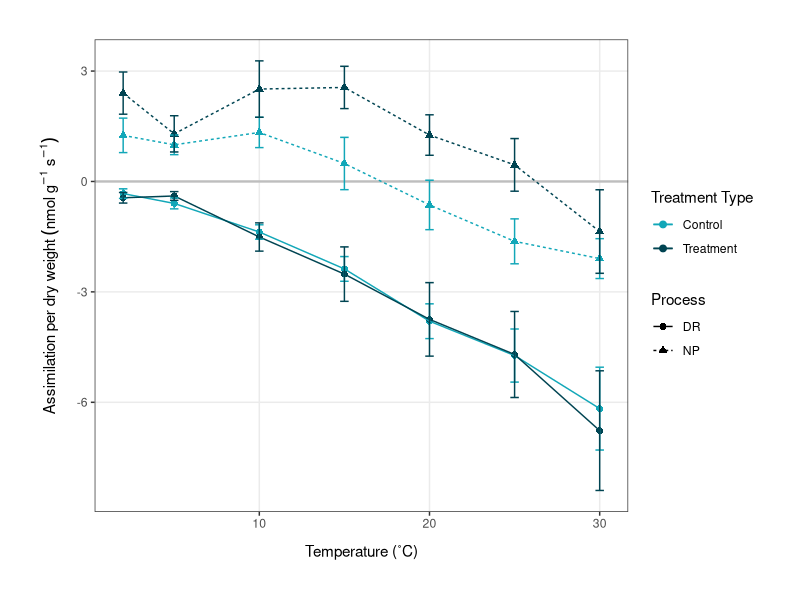
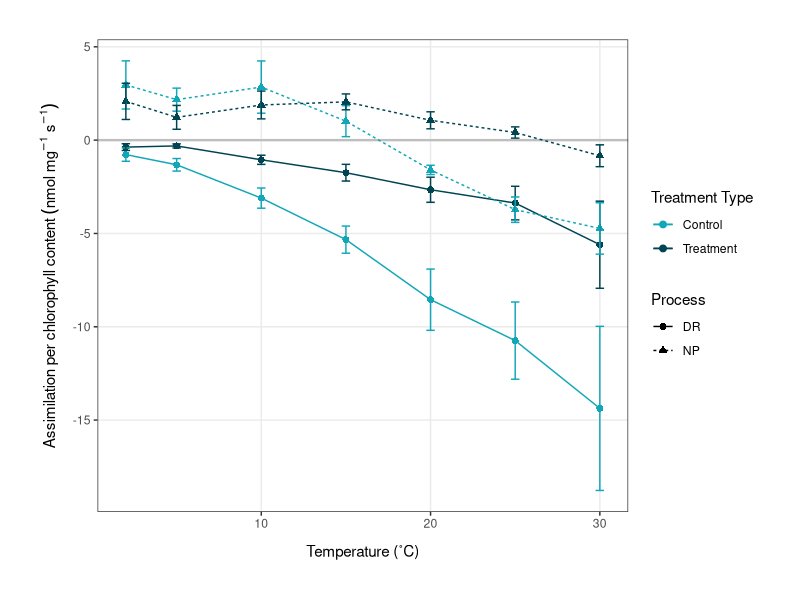
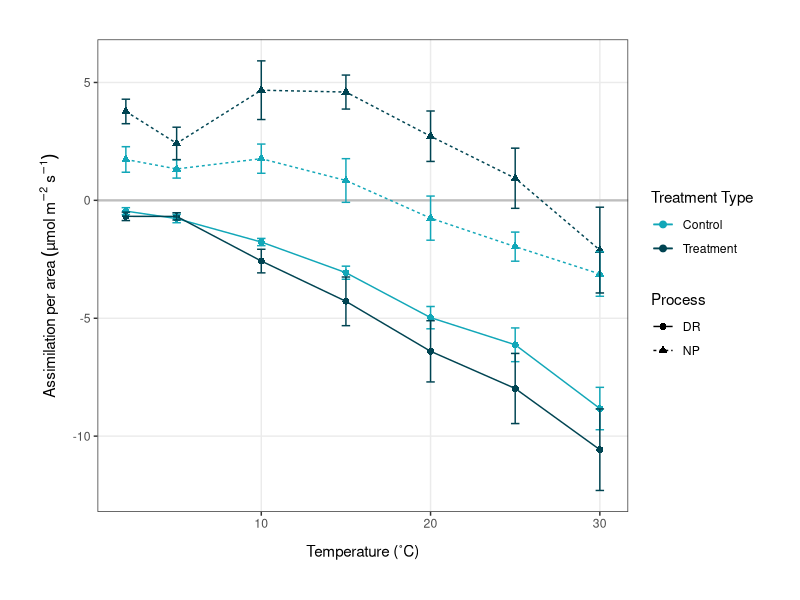
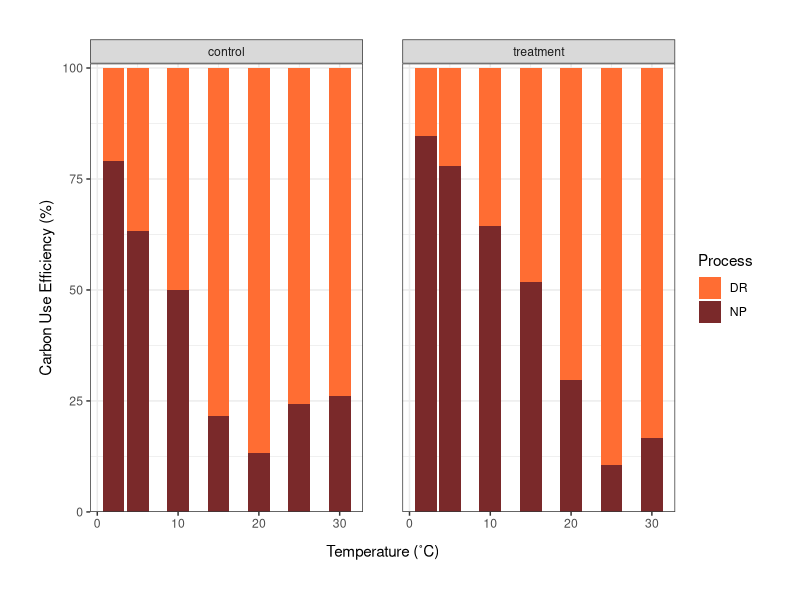
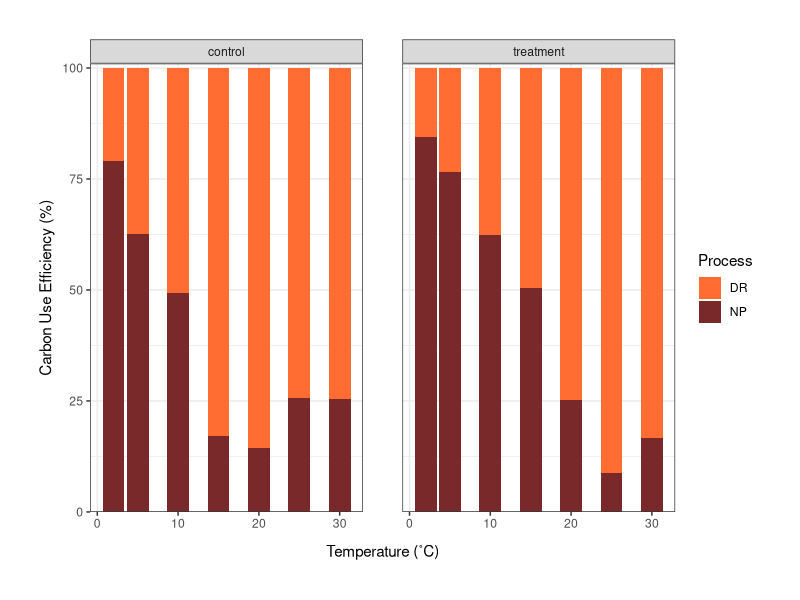
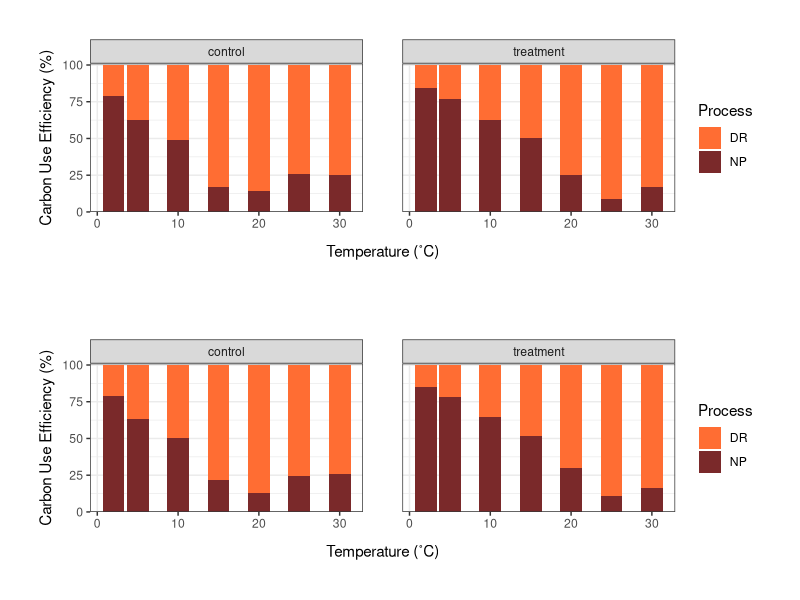
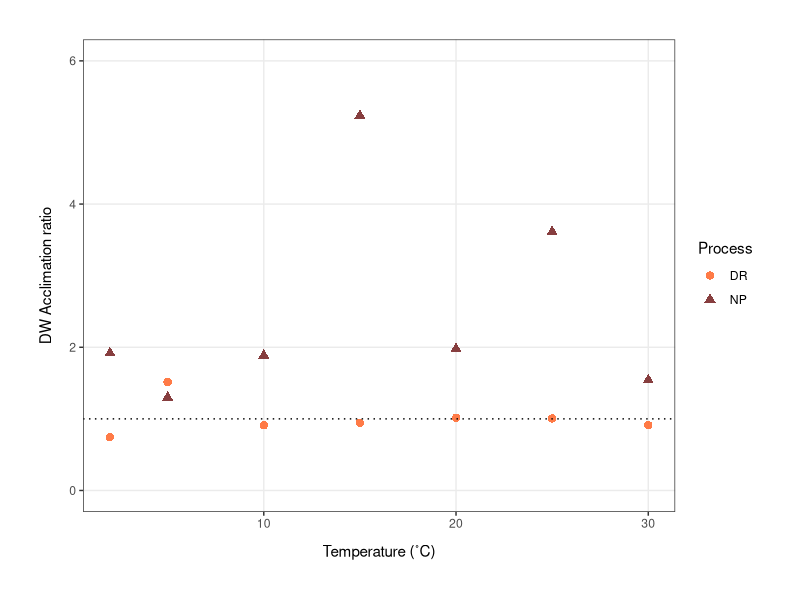
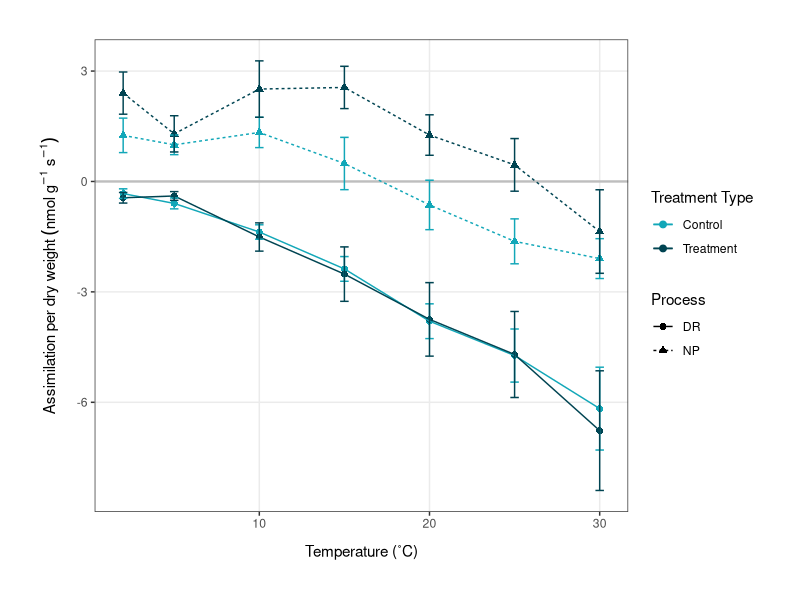

Here is the R script that generated these plots, in order: (Note: this script raises an error after producing the figures.)
# Plots for Hallett publication 
# Emma Gemal, s1758915@sms.ed.ac.uk
# University of Edinburgh 

### Library ----
library(tidyverse)
library(lme4)
library(ggeffects)
library(ggpubr)
library(plotrix)
library(gridExtra)

### Temperature Response Curves ----
avgdata <- read.csv("Data/np_dr_averages.csv", header = TRUE)
str(avgdata)

avgdata <- avgdata %>% 
              mutate(treatment_type = as.factor(treatment_type),
                     type = as.factor(type))
str(avgdata)

# plotting temperature response curves using dry weight  
(dw_plot <- ggplot(avgdata, aes(x = temp, y = avgDW, color = treatment_type)) +
              geom_hline(yintercept = 0, color = "grey", size = 0.8) +  # optional to keep              
              geom_point(aes(shape = type), size = 2) +
              geom_line(aes(linetype = type)) +
              ylab(label = expression(Assimilation~per~dry~weight~(nmol~g^-1~s^-1))) +
              xlab(label = "Temperature (˚C)") +              
              geom_errorbar(aes(ymin = avgDW-se_DW, ymax = avgDW+se_DW), width = 0.5) +
              theme_bw() +
              theme(axis.title.x = 
                      element_text(margin = margin(t = 10, r = 0, b = 0, l = 0)),
                    axis.title.y = 
                      element_text(margin = margin(t = 0, r = 10, b = 0, l = 0)),
                    panel.grid.minor = element_blank()) +
              theme(plot.margin = unit(c(1, 1, 1, 1), "cm")) + 
              scale_color_manual(values = c("#12A7B8", "#004452"),
                                 name = c("Treatment Type", "Process"),
                                 labels = c("Control", "Treatment")) +
              scale_linetype_discrete(name = c("Process", "Treatment Type")) +
              scale_shape_discrete(name = c("Process", "Treatment Type")))  

ggsave("Figures/t_response_DW.png", plot = dw_plot, 
       width = 6.8, height = 5.2, units = "in")

# plotting curves using chlorophyll content 
(chl_plot <- ggplot(avgdata, aes(x = temp, y = avgChl, color = treatment_type)) +
                geom_hline(yintercept = 0, color = "grey", size = 0.8) +  # optional to keep              
                geom_point(aes(shape = type), size = 2) +
                geom_line(aes(linetype = type)) +
                geom_errorbar(aes(ymin = avgChl-se_Chl, ymax = avgChl+se_Chl), width = 0.5) +
                ylab(label = 
                       expression(Assimilation~per~chlorophyll~content~(nmol~mg^-1~s^-1))) +
                xlab(label = "Temperature (˚C)") +              
                theme_bw() +
                theme(axis.title.x = 
                        element_text(margin = margin(t = 10, r = 0, b = 0, l = 0)),
                      axis.title.y = 
                        element_text(margin = margin(t = 0, r = 7, b = 0, l = 0)), 
                      panel.grid.minor = element_blank()) +
                theme(plot.margin = unit(c(1, 1, 1, 1), "cm")) + 
                scale_color_manual(values = c("#12A7B8", "#004452"),
                                   name = c("Treatment Type", "Process"),
                                   labels = c("Control", "Treatment")) +
                scale_linetype_discrete(name = c("Process", "Treatment Type")) +
                scale_shape_discrete(name = c("Process", "Treatment Type")) +
                scale_y_continuous(breaks = seq(-20, 10, 5)))

ggsave("Figures/t_response_chl.png", plot = chl_plot, 
       width = 6.8, height = 5.2, units = "in")

# plotting curves using surface area  
(sa_plot <- ggplot(avgdata, aes(x = temp, y = avgSA, color = treatment_type)) +
                geom_hline(yintercept = 0, color = "grey", size = 0.8) +  # optional to keep              
                geom_point(aes(shape = type), size = 2) +
                geom_line(aes(linetype = type)) +
                geom_errorbar(aes(ymin = avgSA-se_SA, ymax = avgSA+se_SA), width = 0.5) +
                ylab(label = 
                       expression(Assimilation~per~area~(µmol~m^-2~s^-1))) +
                xlab(label = "Temperature (˚C)") +              
                theme_bw() +
                theme(axis.title.x = 
                        element_text(margin = margin(t = 10, r = 0, b = 0, l = 0)),
                      axis.title.y = 
                        element_text(margin = margin(t = 0, r = 7, b = 0, l = 0)), 
                      panel.grid.minor = element_blank()) +
                theme(plot.margin = unit(c(1, 1, 1, 1), "cm")) + 
                scale_color_manual(values = c("#12A7B8", "#004452"),
                                   name = c("Treatment Type", "Process"),
                                   labels = c("Control", "Treatment")) +
                scale_linetype_discrete(name = c("Process", "Treatment Type")) +
                scale_shape_discrete(name = c("Process", "Treatment Type")) +
                scale_y_continuous(breaks = seq(-20, 10, 5)))

ggsave("Figures/t_response_sa.png", plot = sa_plot, 
       width = 6.8, height = 5.2, units = "in")


### Carbon Gain Efficiency ----
cgain <- read.csv("Data/c_gainSA.csv") 
str(cgain)

# making stacked plots of DR:NP 
(stacked_SA <- ggplot(cgain, aes(x = temp, y = percent, fill = type)) +
                  geom_bar(position = "fill", stat = "identity") +
                  ylab(label = "Carbon Use Efficiency (%)") +
                  xlab(label = "Temperature (˚C)") +              
                  facet_wrap(~treatment_type, nrow = 1) +
                  theme_bw() +
                  theme(axis.title.x = 
                          element_text(margin = margin(t = 10, r = 0, b = 0, l = 0)),
                        axis.title.y = 
                          element_text(margin = margin(t = 0, r = 5, b = 0, l = 0))) +
                  theme(plot.margin = unit(c(1, 1, 1, 1), "cm"),
                        panel.spacing = unit(1, "cm")) + 
                  scale_fill_manual(values = c("#FF6D33", "#7A292A"),
                                    name = "Process") +  # could change the name 
                  scale_y_continuous(expand = expansion(mult = c(0, 0.01)),
                                     labels = scales::percent_format(suffix = "")))  # OR
              #    scale_y_continuous(expand = c(0,0)))

ggsave("Figures/c_gain_SA.png", plot = stacked_SA, 
       width = 7.5, height = 5, units = "in")

# using dry weight instead 
cgain_dw <- read.csv("Data/c_gain_long.csv") 
str(cgain_dw)

# making stacked plots of DR:NP 
(stacked_DW <- ggplot(cgain_dw, aes(x = temp, y = percent, fill = type)) +
                  geom_bar(position = "fill", stat = "identity") +
                  ylab(label = "Carbon Use Efficiency (%)") +
                  xlab(label = "Temperature (˚C)") +              
                  facet_wrap(~treatment_type, nrow = 1) +
                  theme_bw() +
                  theme(axis.title.x = 
                          element_text(margin = margin(t = 10, r = 0, b = 0, l = 0)),
                        axis.title.y = 
                          element_text(margin = margin(t = 0, r = 5, b = 0, l = 0))) +
                  theme(plot.margin = unit(c(1, 1, 1, 1), "cm"),
                        panel.spacing = unit(1, "cm")) + 
                  scale_fill_manual(values = c("#FF6D33", "#7A292A"),
                                    name = "Process") +  # could change the name 
                  scale_y_continuous(expand = expansion(mult = c(0, 0.01)),
                                     labels = scales::percent_format(suffix = "")))  # OR
              #    scale_y_continuous(expand = c(0,0)))

ggsave("Figures/c_gain_DW.png", plot = stacked_DW, 
       width = 7.5, height = 5, units = "in")


grid.arrange(stacked_DW, stacked_SA, nrow = 2)


### Acclimation Ratios ----
ratios <- read.csv("Data/acclimation_ratios.csv")

(DWratio_plot <- ggplot(ratios, aes(x = temp, y = DWt.c)) +
                    geom_point(aes(color = type, shape = type), size = 2.5, alpha = 0.9) +
                    geom_hline(yintercept = 1, linetype = "dotted") +
                    ylab(label = "DW Acclimation ratio") +
                    xlab(label = "Temperature (˚C)") +
                    theme_bw() +
                    theme(axis.title.x = 
                            element_text(margin = margin(t = 10, r = 0, b = 0, l = 0)),
                          axis.title.y = 
                            element_text(margin = margin(t = 0, r = 10, b = 0, l = 0)),
                          panel.grid.minor = element_blank()) +
                    theme(plot.margin = unit(c(1, 1, 1, 1), "cm")) +
                    scale_color_manual(values = c("#FF6D33", "#7A292A"),
                                       name = "Process") +
                    scale_shape_discrete(name = "Process") + # can change the name
                    scale_y_continuous(limits = c(0, 6)))

ggsave("Figures/DWacclim_ratio_plot.png", plot = DWratio_plot, 
       width = 6.5, height = 5, units = "in")


(SAratio_plot <- ggplot(ratios, aes(x = temp, y = SAt.c)) +
                    geom_point(aes(color = type, shape = type), size = 2.5, alpha = 0.9) +
                    geom_hline(yintercept = 1, linetype = "dotted") +
                    ylab(label = "SA Acclimation ratio") +
                    xlab(label = "Temperature (˚C)") +
                    theme_bw() +
                    theme(axis.title.x = 
                            element_text(margin = margin(t = 10, r = 0, b = 0, l = 0)),
                          axis.title.y = 
                            element_text(margin = margin(t = 0, r = 10, b = 0, l = 0)),
                          panel.grid.minor = element_blank()) +
                    theme(plot.margin = unit(c(1, 1, 1, 1), "cm")) +
                    scale_color_manual(values = c("#FF6D33", "#7A292A"),
                                       name = "Process") +
                    scale_shape_discrete(name = "Process") + # can change the name
                    scale_y_continuous(limits = c(0, 6)))

ggsave("Figures/SAacclim_ratio_plot.png", plot = SAratio_plot, 
       width = 6.5, height = 5, units = "in")

grid.arrange(SAratio_plot, DWratio_plot, ncol = 2)


### Light Response Curves ----
light <- read.csv("Data/full_lightresponses_revised.csv") 
str(light)

# calculating averages, standard deviation and standard error
light_sum <- light %>% 
                group_by(Lcuv, treatment_type) %>% 
                mutate(seCO2 = std.error(CO2)) %>% 
                summarise(avgCO2 = mean(CO2),
                          seCO2 = mean(seCO2)) %>% 
                na.omit()

light_sum2 <- light %>% 
  group_by(Lcuv, treatment_type) %>% 
  summarise(avgCO2 = mean(CO2),
            sdCO2 = sd(CO2)) %>%    # if I want to SD instead of SE
  na.omit()


# plotting the light response curves
(light_plots <- ggplot(light_sum, aes(x = Lcuv, y = avgCO2)) +
                  geom_hline(yintercept = 0, size = 0.5, linetype = "dotted") +               
                  geom_point(aes(color = treatment_type), size = 2.2) +
                  geom_line(aes(color = treatment_type)) +
                  geom_errorbar(aes(ymin = avgCO2-seCO2, ymax = avgCO2+seCO2, 
                                    color = treatment_type, width = 20), alpha = 0.8) + 
                  ylab(label = expression(paste(
                    "\u0394", "CO"[2], " (rel. ppm)"))) +  # check units 
                  xlab(label = expression(paste(
                    "PPFD ", "(µmol ", "m"^-2, " s"^-1, ")"))) +
                  theme_bw() +
                  theme(panel.grid.minor = element_blank(),
                        axis.title.x = 
                          element_text(margin = margin(t = 10, r = 0, b = 0, l = 0))) +
                  theme(plot.margin = unit(c(1, 1, 1, 1), "cm")) +
                  scale_color_manual(values = c("#12A7B8", "#004452"),
                                     name = "Treatment Type",
                                     labels = c("Control", "Treatment"))) 

ggsave("Figures/light_response.png", plot = light_plots, 
       width = 7, height = 5.5, units = "in")


### Seasonal Changes ----
season_long <- read.csv("Data/season_long.csv")

str(season_long)
season_long <- season_long %>% 
                  mutate(date = as.Date(date, format = "%d/%m/%Y"))
str(season_long)

(season_plot <- ggplot(season_long, aes(x = date, y = rate, group = type)) +
                  geom_point(aes(color = type), size = 2.2) +
                  geom_line(aes(color = type)) +
                  geom_errorbar(aes(ymin = rate-se, ymax = rate+se, color = type), 
                                width = 1) +
                  ylab(label = expression(paste(
                    "CO"[2], " Exchange (µmol ", "m"^-2, " s"^-1, ")"))) +  
                  xlab(label = "Date") +
                  theme_bw() +
                  theme(axis.title.x = 
                          element_text(margin = margin(t = 10, r = 0, b = 0, l = 0)),
                        axis.title.y = 
                          element_text(margin = margin(t = 0, r = 7, b = 0, l = 0)), 
                        panel.grid.minor = element_blank()) +
                  theme(plot.margin = unit(c(1, 1, 1, 1), "cm")) + 
                  scale_color_manual(values = c("#7A292A", "#B5BA4F", "#FF6D33"),
                                     name = "Type"))

ggsave("Figures/season_rates.png", plot = season_plot, 
       width = 6.8, height = 5.2, units = "in")


### Climate Data ----
climate <- read.csv("Data/climate_combo.csv")

# creating summary data 
# for year
sum_year <- climate %>% 
              group_by(year) %>% 
              summarise(avg_temp = mean(temp),
                        min_temp = min(temp),
                        max_temp = max(temp))

sum_year_long <- sum_year %>% 
                    pivot_longer(cols = c(2:4),
                                 names_to = "type",
                                 values_to = "temp")

# for season
sum_season <- climate %>% 
                group_by(season) %>% 
                summarise(avg_temp = mean(temp),
                          min_temp = min(temp),
                          max_temp = max(temp))

sum_season_long <- sum_season %>% 
                      pivot_longer(cols = c(2:4),
                                   names_to = "type",
                                   values_to = "temp")


# plotting the average, minimum and maximum temperature over time (by year) 
minor <- seq(2004, 2016, by = 4)   # making minor gridlines for the plot 

(temp_year <- ggplot(sum_year_long, aes(x = year, y = temp, 
                                        color = type, shape = type)) +
    geom_vline(xintercept = minor, color = "grey92") +                 
    geom_point(size = 2.5) +  
    geom_line(aes(group = type)) +
    geom_hline(yintercept = 0, linetype = "dashed") +
    ylab(label = "Temperature (˚C)") +
    xlab(label = "Year") +
    theme_bw() +
    theme(axis.text.x = element_text(angle = 60, hjust = 1),
          panel.grid.minor = element_blank(),
          panel.grid.major.x = element_blank(),
          legend.title = element_blank(),
          axis.title.x = 
            element_text(margin = margin(t = 10, r = 0, b = 0, l = 0)),
          axis.title.y = 
            element_text(margin = margin(t = 0, r = 10, b = 0, l = 0))) +
    theme(plot.margin = unit(c(1, 1, 1, 1), "cm")) +
    scale_color_manual(values = c("#004452", "#B5BA4F", "#FF6D33"),
                       labels = c("Mean", "Maximum", "Minimum")) + 
    scale_shape_discrete(labels = c("Mean", "Maximum", "Minimum")) +
    scale_x_continuous(n.breaks = 8))

ggsave("Figures/climate_plot_year.png", plot = temp_year, 
       width = 6.5, height = 5.5, units = "in")

# adding the mixed effects model to the plot 
temp_month_season <- lmer(temp ~ year + (1|month) + (1|season), data = climate, REML = F)

# creating model predictions 
pred.mm <- ggpredict(temp_month_season, terms = c("year"))  

# plotting the predictions 
(temp_year_model <- ggplot(pred.mm) + 
    geom_vline(xintercept = minor, color = "grey92") +                   
    geom_line(aes(x = x, y = predicted), color = "#004452") +   # slope
    geom_ribbon(aes(x = x, ymin = conf.low, 
                    ymax = conf.high), 
                fill = "lightgrey", alpha = 0.5) +  # error band
    geom_point(size = 2.5, data = sum_year_long, aes(x = year, y = temp, 
                                                     color = type, shape = type)) +
    geom_line(data = sum_year_long, aes(x = year, y = temp, 
                                        color = type, group = type)) +
    geom_hline(yintercept = 0, linetype = "dashed") +
    ylab(label = "Temperature (˚C)") +
    xlab(label = "Year") +
    theme_bw() +
    theme(axis.text.x = element_text(angle = 60, hjust = 1),
          panel.grid.minor = element_blank(),
          panel.grid.major.x = element_blank(),
          legend.title = element_blank(),
          axis.title.x = 
            element_text(margin = margin(t = 10, r = 0, b = 0, l = 0)),
          axis.title.y = 
            element_text(margin = margin(t = 0, r = 10, b = 0, l = 0))) +
    theme(plot.margin = unit(c(1, 1, 1, 1), "cm")) +
    scale_color_manual(values = c("#004452", "#B5BA4F", "#FF6D33"),
                       labels = c("Mean", "Maximum", "Minimum")) + 
    scale_shape_discrete(labels = c("Mean", "Maximum", "Minimum")) +
    scale_x_continuous(n.breaks = 8))

ggsave("Figures/climate_plot_model.png", plot = temp_year_model, 
       width = 6.5, height = 5.5, units = "in")

## For the appendix
# plotting the average, minimum and maximum temperature over time (by season) 
(temp_season <- ggplot(sum_season_long, aes(x = season, y = temp, 
                                            color = type, shape = type)) +
    geom_point(size = 2.5) +  
    geom_line(aes(group = type)) +
    geom_hline(yintercept = 0, linetype = "dashed") +
    ylab(label = "Temperature (˚C)") +
    xlab(label = "Season") +
    theme_bw() +
    theme(axis.text.x = element_text(angle = 60, hjust = 1),
          panel.grid.minor = element_blank(),
          panel.grid.major.x = element_blank(),
          legend.title = element_blank(),
          axis.title.x = 
            element_text(margin = margin(t = 10, r = 0, b = 0, l = 0)),
          axis.title.y = 
            element_text(margin = margin(t = 0, r = 10, b = 0, l = 0))) +
    theme(plot.margin = unit(c(1, 1, 1, 1), "cm")) +
    scale_color_manual(values = c("#004452", "#B5BA4F", "#FF6D33"),
                       labels = c("Mean", "Maximum", "Minimum")) + 
    scale_shape_discrete(labels = c("Mean", "Maximum", "Minimum")))

ggsave("Figures/climate_plot_season.png", plot = temp_season, 
       width = 6.5, height = 5.5, units = "in")

# creating a faceted plot of temperature over time
str(climate)
climate$date_time <- as.POSIXct(climate$date_time)

(temp_facet <- ggplot(climate, aes(x = date_time, y = temp, fill = season)) +   
    geom_line(aes(color = season)) +
    facet_wrap(vars(season), ncol = 3, scales = "free_x") +
    ylab(label = "Temperature (˚C)") +
    xlab(label = "Date") +
    theme_bw() +
    theme(legend.position = "none",
          axis.title.x = 
            element_text(margin = margin(t = 10, r = 0, b = 0, l = 0)),
          axis.title.y = 
            element_text(margin = margin(t = 0, r = 10, b = 0, l = 0))) +
    theme(plot.margin = unit(c(1, 1, 1, 1), "cm")) +
    scale_x_datetime(date_labels = "%b", date_breaks = "1 month") +
    scale_color_manual(values = c("#DADDA7", "#D1D491", "#C8CC7B", "#BEC365", 
                                  "#B5BA4F", "#A2A741", "#8B8F38", "#74772E", 
                                  "#5D5F25", "#45481C", "#2E3013", "#171809", 
                                  "#000000")))

ggsave("Figures/climate_facet.png", plot = temp_facet, 
       width = 7, height = 7, units = "in")

### Microclimate Data ----
microlog <- read.csv("Data/microclimate.csv")

str(microlog)
microlog <- microlog %>% 
  dplyr::select("Date", "Time", "Inside.temp", "Outside.temp", "ground.temp",
                "inside.humidity", "Outside.humidity") %>% 
  rename(Ground.temp = ground.temp,
         Inside.humidity = inside.humidity) %>% 
  unite("date_time", c("Date", "Time"), remove = FALSE, sep = " ") %>% 
  mutate(date_time = as.POSIXct(date_time, format = "%d/%m/%Y %H:%M")) %>% 
  mutate(Inside.temp = as.numeric(Inside.temp)) %>% 
  mutate(Outside.temp = as.numeric(Outside.temp)) %>% 
  mutate(Ground.temp = as.numeric(Ground.temp)) %>% 
  mutate(Inside.humidity = as.numeric(Inside.humidity)) %>% 
  mutate(Outside.humidity = as.numeric(Outside.humidity))

# plotting outside temperatures
(outside_temp <- ggplot(microlog, aes(x = date_time, y = Outside.temp)) +
    geom_line(size = 0.7, color = "#FF6D33") +
    ylab(label = "Temperature (˚C)") +
    xlab(label = "Date") +
    theme_bw() +
    theme(axis.title.x = 
            element_text(margin = margin(t = 10, r = 0, b = 0, l = 0)),
          axis.title.y = 
            element_text(margin = margin(t = 0, r = 10, b = 0, l = 0)),
          panel.grid.minor = element_blank()) +
    theme(plot.margin = unit(c(1, 1, 1, 1), "cm")))

# plotting ground temperatures
(ground_temp <- ggplot(microlog, aes(x = date_time, y = Ground.temp)) +
    geom_line(size = 0.7, color = "#E64100") +
    ylab(label = "Temperature (˚C)") +
    xlab(label = "Date") +
    theme_bw() +
    theme(axis.title.x = 
            element_text(margin = margin(t = 10, r = 0, b = 0, l = 0)),
          axis.title.y = 
            element_text(margin = margin(t = 0, r = 10, b = 0, l = 0)),
          panel.grid.minor = element_blank()) +
    theme(plot.margin = unit(c(1, 1, 1, 1), "cm")))

# plotting inside temperatures
(inside_temp <- ggplot(microlog, aes(x = date_time, y = Inside.temp)) +
    geom_line(size = 0.7, color = "#FF9166") +
    ylab(label = "Temperature (˚C)") +
    xlab(label = "Date") +
    theme_bw() +
    theme(axis.title.x = 
            element_text(margin = margin(t = 10, r = 0, b = 0, l = 0)),
          axis.title.y = 
            element_text(margin = margin(t = 0, r = 10, b = 0, l = 0)),
          panel.grid.minor = element_blank()) +
    theme(plot.margin = unit(c(1, 1, 1, 1), "cm")))

# plotting outside relative humidity (DON'T INCLUDE)
(outside_rh <- ggplot(microlog, aes(x = date_time, y = Outside.humidity)) +
    geom_line())

# plotting inside relative humidity 
(inside_rh <- ggplot(microlog, aes(x = date_time, y = Inside.humidity)) +
    geom_line())

panel <- ggarrange(inside_temp, outside_temp, ground_temp, labels = c("A", "B", "C"),
                   nrow = 1)
panel2 <- ggarrange(inside_temp, outside_temp, ground_temp, labels = c("A", "B", "C"),
                    nrow = 2, ncol = 2)

ggsave("Figures/microclimate_panel_tall.png", plot = panel2, width = 8, height = 8, units = "in")


### Water Content Curves ----
water <- read.csv("Data/water_content_full.csv")
str(water)
water <- water %>% 
  pivot_longer(cols = c(1:2),
               names_to = "type",
               names_prefix = "CO2_",
               values_to = "CO2")

(water_curves <- ggplot(water, aes(x = weight, y = CO2)) +
    geom_point(aes(color = type, shape = type), size = 2.5) +
    geom_line(aes(color = type), size = 0.5) +
    facet_wrap(~treatment_type, scales = "free") +
    ylab(label = expression(paste("\u0394", "CO"[2], " (rel. ppm)"))) +
    xlab(label = "Weight (g)") +
    theme_bw() +
    theme(axis.title.x = 
            element_text(margin = margin(t = 10, r = 0, b = 0, l = 0)),
          axis.title.y = 
            element_text(margin = margin(t = 0, r = 10, b = 0, l = 0)),
          panel.grid.minor = element_blank()) +
    theme(plot.margin = unit(c(1, 1, 1, 1), "cm")) +
    scale_color_manual(values = c("#FF6D33", "#7A292A"),
                       name = "Process") +
    scale_shape_discrete(name = "Process"))

ggsave("Figures/water_content.png", plot = water_curves, width = 9, height = 6, units = "in")
